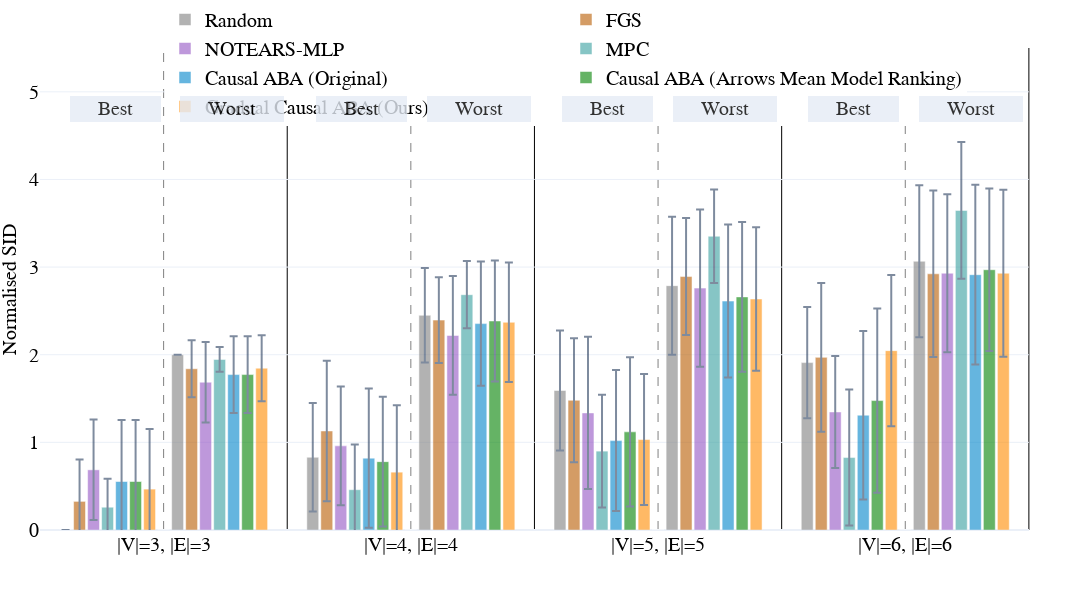

Notebook code for this chart:
### Code cell
import importlib
import utils
importlib.reload(utils)
from utils import double_bar_chart_plotly


fig = double_bar_chart_plotly(v1_random_plot_data[v1_random_plot_data['n_nodes'] <= 6], 
                        names_dict,
                        colors_dict,
                        vars_to_plot=['n_sid_low', 'n_sid_high'],
                        names=['Best', 'Worst'],
                        labels=['Normalised SID', ''],
                        methods=[
                                'Random',
                                'FGS',
                                'NOTEARS-MLP',
                                'MPC',
                                'Causal ABA (Original)',
                                # 'Causal ABA (Refined Fact Ranking)',
                                # 'Causal ABA (Refined Model Ranking)',
                                # 'Causal ABA (Arrows Sum Model Ranking)',
                                'Causal ABA (Arrows Mean Model Ranking)',
                                'Gradual Causal ABA (Ours)',
                            ],
                        dist_between_lines=0.1175,
                        intra_dis=0.112,
                        inter_dis=0.137,
                        lin_space=5,
                        nl_space=5,
                        start_pos = 0.03,
                        width=1300,
                        height=600,
                        range_y1=(0, 5.5),
                        range_y2=(0, 5.5),
                        annot_y=0.9)
fig.write_image("./v1_v2_random_graphs_sid.png", scale=3)

### Figure 1 — Plotly figure (JSON) as saved in the notebook; plotly's stock layout.template omitted (floating-point values rounded to 4 significant figures)
{"data": [{"error_y": {"array": [0.0, 0.6195, 0.6845, 0.6355], "type": "data", "visible": true}, "marker": {"color": "grey"}, "name": "Random", "offsetgroup": "0", "opacity": 0.6, "showlegend": true, "type": "bar", "x": ["|V|=3, |E|=3", "|V|=4, |E|=4", "|V|=5, |E|=5", "|V|=6, |E|=6"], "y": [0.0, 0.83, 1.592, 1.91], "yaxis": "y"}, {"error_y": {"array": [0.4785, 0.8006, 0.708, 0.8496], "type": "data", "visible": true}, "marker": {"color": "#b85c00"}, "name": "FGS", "offsetgroup": "1", "opacity": 0.6, "showlegend": true, "type": "bar", "x": ["|V|=3, |E|=3", "|V|=4, |E|=4", "|V|=5, |E|=5", "|V|=6, |E|=6"], "y": [0.3267, 1.13, 1.48, 1.97], "yaxis": "y"}, {"error_y": {"array": [0.5731, 0.6783, 0.868, 0.6396], "type": "data", "visible": true}, "marker": {"color": "#9454c4"}, "name": "NOTEARS-MLP", "offsetgroup": "2", "opacity": 0.6, "showlegend": true, "type": "bar", "x": ["|V|=3, |E|=3", "|V|=4, |E|=4", "|V|=5, |E|=5", "|V|=6, |E|=6"], "y": [0.6867, 0.96, 1.336, 1.347], "yaxis": "y"}, {"error_y": {"array": [0.325, 0.516, 0.643, 0.7759], "type": "data", "visible": true}, "marker": {"color": "#379f9f"}, "name": "MPC", "offsetgroup": "3", "opacity": 0.6, "showlegend": true, "type": "bar", "x": ["|V|=3, |E|=3", "|V|=4, |E|=4", "|V|=5, |E|=5", "|V|=6, |E|=6"], "y": [0.26, 0.46, 0.9, 0.8267], "yaxis": "y"}, {"error_y": {"array": [0.7018, 0.7939, 0.8043, 0.9619], "type": "data", "visible": true}, "marker": {"color": "#0085CA"}, "name": "Causal ABA (Original)", "offsetgroup": "4", "opacity": 0.6, "showlegend": true, "type": "bar", "x": ["|V|=3, |E|=3", "|V|=4, |E|=4", "|V|=5, |E|=5", "|V|=6, |E|=6"], "y": [0.5533, 0.82, 1.02, 1.31], "yaxis": "y"}, {"error_y": {"array": [0.7018, 0.74, 0.8514, 1.051], "type": "data", "visible": true}, "marker": {"color": "#008100"}, "name": "Causal ABA (Arrows Mean Model Ranking)", "offsetgroup": "5", "opacity": 0.6, "showlegend": true, "type": "bar", "x": ["|V|=3, |E|=3", "|V|=4, |E|=4", "|V|=5, |E|=5", "|V|=6, |E|=6"], "y": [0.5533, 0.78, 1.12, 1.477], "yaxis": "y"}, {"error_y": {"array": [0.6868, 0.7639, 0.7476, 0.8631], "type": "data", "visible": true}, "marker": {"color": "#ff8c00"}, "name": "Gradual Causal ABA (Ours)", "offsetgroup": "6", "opacity": 0.6, "showlegend": true, "type": "bar", "x": ["|V|=3, |E|=3", "|V|=4, |E|=4", "|V|=5, |E|=5", "|V|=6, |E|=6"], "y": [0.4667, 0.66, 1.032, 2.047], "yaxis": "y"}, {"marker": {"color": "white"}, "name": "", "offsetgroup": "7", "opacity": 1, "showlegend": false, "type": "bar", "x": ["|V|=3, |E|=3", "|V|=4, |E|=4", "|V|=5, |E|=5", "|V|=6, |E|=6"], "y": [0.0, 0.0, 0.0, 0.0]}, {"error_y": {"array": [0.0, 0.5393, 0.787, 0.8677], "type": "data", "visible": true}, "marker": {"color": "grey"}, "name": "Random", "offsetgroup": "8", "opacity": 0.6, "showlegend": false, "type": "bar", "x": ["|V|=3, |E|=3", "|V|=4, |E|=4", "|V|=5, |E|=5", "|V|=6, |E|=6"], "y": [2.0, 2.45, 2.788, 3.067], "yaxis": "y2"}, {"error_y": {"array": [0.3246, 0.4899, 0.6679, 0.9501], "type": "data", "visible": true}, "marker": {"color": "#b85c00"}, "name": "FGS", "offsetgroup": "9", "opacity": 0.6, "showlegend": false, "type": "bar", "x": ["|V|=3, |E|=3", "|V|=4, |E|=4", "|V|=5, |E|=5", "|V|=6, |E|=6"], "y": [1.84, 2.395, 2.892, 2.923], "yaxis": "y2"}, {"error_y": {"array": [0.4588, 0.677, 0.8972, 0.9023], "type": "data", "visible": true}, "marker": {"color": "#9454c4"}, "name": "NOTEARS-MLP", "offsetgroup": "10", "opacity": 0.6, "showlegend": false, "type": "bar", "x": ["|V|=3, |E|=3", "|V|=4, |E|=4", "|V|=5, |E|=5", "|V|=6, |E|=6"], "y": [1.687, 2.22, 2.76, 2.93], "yaxis": "y2"}, {"error_y": {"array": [0.1406, 0.384, 0.5339, 0.78], "type": "data", "visible": true}, "marker": {"color": "#379f9f"}, "name": "MPC", "offsetgroup": "11", "opacity": 0.6, "showlegend": false, "type": "bar", "x": ["|V|=3, |E|=3", "|V|=4, |E|=4", "|V|=5, |E|=5", "|V|=6, |E|=6"], "y": [1.947, 2.685, 3.352, 3.647], "yaxis": "y2"}, {"error_y": {"array": [0.4387, 0.7091, 0.8726, 1.025], "type": "data", "visible": true}, "marker": {"color": "#0085CA"}, "name": "Causal ABA (Original)", "offsetgroup": "12", "opacity": 0.6, "showlegend": false, "type": "bar", "x": ["|V|=3, |E|=3", "|V|=4, |E|=4", "|V|=5, |E|=5", "|V|=6, |E|=6"], "y": [1.773, 2.355, 2.612, 2.913], "yaxis": "y2"}, {"error_y": {"array": [0.4387, 0.6911, 0.8545, 0.9262], "type": "data", "visible": true}, "marker": {"color": "#008100"}, "name": "Causal ABA (Arrows Mean Model Ranking)", "offsetgroup": "13", "opacity": 0.6, "showlegend": false, "type": "bar", "x": ["|V|=3, |E|=3", "|V|=4, |E|=4", "|V|=5, |E|=5", "|V|=6, |E|=6"], "y": [1.773, 2.385, 2.66, 2.97], "yaxis": "y2"}, {"error_y": {"array": [0.3762, 0.6818, 0.8198, 0.9524], "type": "data", "visible": true}, "marker": {"color": "#ff8c00"}, "name": "Gradual Causal ABA (Ours)", "offsetgroup": "14", "opacity": 0.6, "showlegend": false, "type": "bar", "x": ["|V|=3, |E|=3", "|V|=4, |E|=4", "|V|=5, |E|=5", "|V|=6, |E|=6"], "y": [1.847, 2.37, 2.636, 2.93], "yaxis": "y2"}], "layout": {"annotations": [{"bgcolor": "#E5ECF6", "bordercolor": "#E5ECF6", "borderwidth": 2, "font": {"color": "black", "size": 20}, "opacity": 0.8, "showarrow": false, "text": "     Best     ", "x": 0.03, "xanchor": "left", "xref": "x domain", "y": 0.9, "yref": "y domain"}, {"bgcolor": "#E5ECF6", "bordercolor": "#E5ECF6", "borderwidth": 2, "font": {"color": "black", "size": 20}, "opacity": 0.8, "showarrow": false, "text": "     Worst     ", "x": 0.142, "xanchor": "left", "xref": "x domain", "y": 0.9, "yref": "y domain"}, {"bgcolor": "#E5ECF6", "bordercolor": "#E5ECF6", "borderwidth": 2, "font": {"color": "black", "size": 20}, "opacity": 0.8, "showarrow": false, "text": "     Best     ", "x": 0.279, "xanchor": "left", "xref": "x domain", "y": 0.9, "yref": "y domain"}, {"bgcolor": "#E5ECF6", "bordercolor": "#E5ECF6", "borderwidth": 2, "font": {"color": "black", "size": 20}, "opacity": 0.8, "showarrow": false, "text": "     Worst     ", "x": 0.391, "xanchor": "left", "xref": "x domain", "y": 0.9, "yref": "y domain"}, {"bgcolor": "#E5ECF6", "bordercolor": "#E5ECF6", "borderwidth": 2, "font": {"color": "black", "size": 20}, "opacity": 0.8, "showarrow": false, "text": "     Best     ", "x": 0.528, "xanchor": "left", "xref": "x domain", "y": 0.9, "yref": "y domain"}, {"bgcolor": "#E5ECF6", "bordercolor": "#E5ECF6", "borderwidth": 2, "font": {"color": "black", "size": 20}, "opacity": 0.8, "showarrow": false, "text": "     Worst     ", "x": 0.64, "xanchor": "left", "xref": "x domain", "y": 0.9, "yref": "y domain"}, {"bgcolor": "#E5ECF6", "bordercolor": "#E5ECF6", "borderwidth": 2, "font": {"color": "black", "size": 20}, "opacity": 0.8, "showarrow": false, "text": "     Best     ", "x": 0.777, "xanchor": "left", "xref": "x domain", "y": 0.9, "yref": "y domain"}, {"bgcolor": "#E5ECF6", "bordercolor": "#E5ECF6", "borderwidth": 2, "font": {"color": "black", "size": 20}, "opacity": 0.8, "showarrow": false, "text": "     Worst     ", "x": 0.889, "xanchor": "left", "xref": "x domain", "y": 0.9, "yref": "y domain"}], "bargap": 0.15, "bargroupgap": 0.15, "barmode": "group", "font": {"color": "black", "family": "Serif", "size": 20}, "height": 600, "hovermode": "x unified", "legend": {"orientation": "h", "x": 0.5, "xanchor": "center", "y": 1.1, "yanchor": "top"}, "margin": {"b": 70, "l": 40, "r": 0, "t": 20}, "shapes": [{"layer": "below", "line": {"color": "grey", "dash": "dash", "width": 1}, "type": "line", "x0": 0.1175, "x1": 0.1175, "xref": "paper", "y0": 0, "y1": 1, "yref": "paper"}, {"layer": "below", "line": {"color": "black", "dash": "solid", "width": 1}, "type": "line", "x0": 0.235, "x1": 0.235, "xref": "paper", "y0": 0, "y1": 1, "yref": "paper"}, {"layer": "below", "line": {"color": "grey", "dash": "dash", "width": 1}, "type": "line", "x0": 0.3525, "x1": 0.3525, "xref": "paper", "y0": 0, "y1": 1, "yref": "paper"}, {"layer": "below", "line": {"color": "black", "dash": "solid", "width": 1}, "type": "line", "x0": 0.47, "x1": 0.47, "xref": "paper", "y0": 0, "y1": 1, "yref": "paper"}, {"layer": "below", "line": {"color": "grey", "dash": "dash", "width": 1}, "type": "line", "x0": 0.5875, "x1": 0.5875, "xref": "paper", "y0": 0, "y1": 1, "yref": "paper"}, {"layer": "below", "line": {"color": "black", "dash": "solid", "width": 1}, "type": "line", "x0": 0.705, "x1": 0.705, "xref": "paper", "y0": 0, "y1": 1, "yref": "paper"}, {"layer": "below", "line": {"color": "grey", "dash": "dash", "width": 1}, "type": "line", "x0": 0.8225, "x1": 0.8225, "xref": "paper", "y0": 0, "y1": 1, "yref": "paper"}, {"layer": "below", "line": {"color": "black", "dash": "solid", "width": 1}, "type": "line", "x0": 0.94, "x1": 0.94, "xref": "paper", "y0": 0, "y1": 1, "yref": "paper"}], "width": 1300, "xaxis": {"anchor": "y", "domain": [0, 0.94]}, "yaxis": {"anchor": "x", "domain": [0, 1], "range": [0, 5.5], "title": {"font": {"size": 20}, "text": "Normalised SID"}}, "yaxis2": {"anchor": "x", "overlaying": "y", "range": [0, 5.5], "scaleanchor": 0, "showgrid": false, "showline": false, "showticklabels": false, "side": "right", "title": {"font": {"size": 20}, "text": ""}, "zeroline": true}}}
